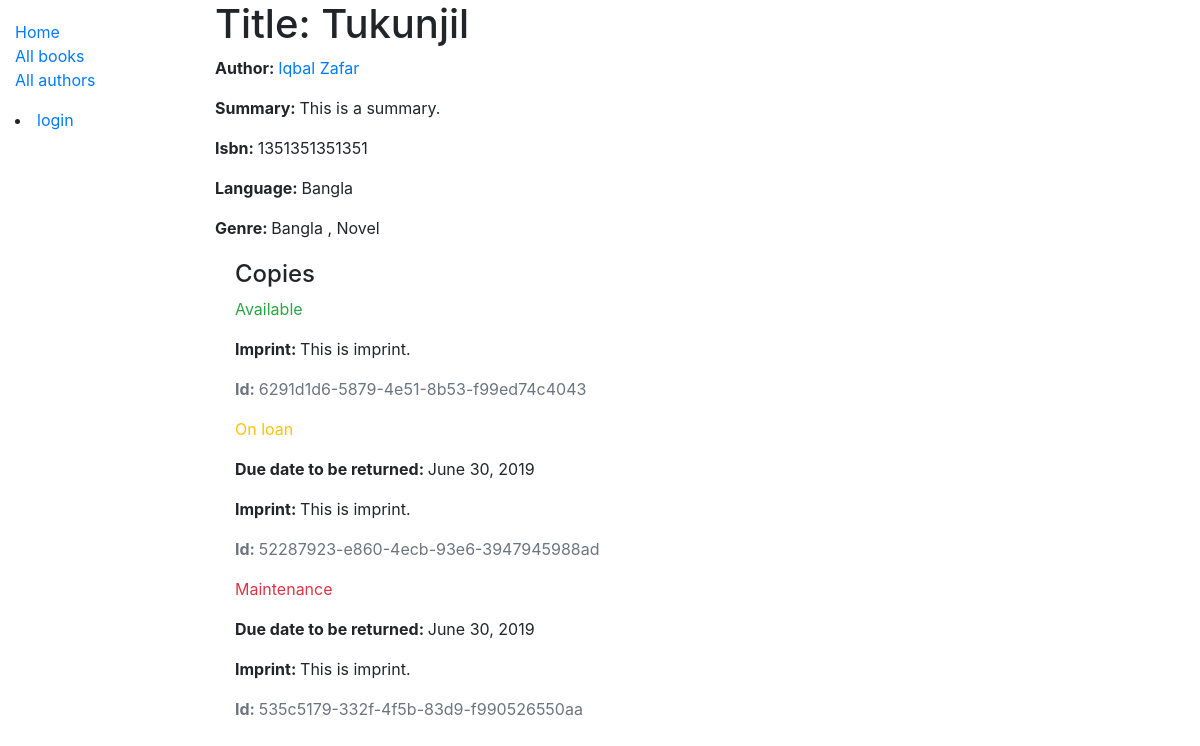
Before: /catalog/book/1 with the older database file.
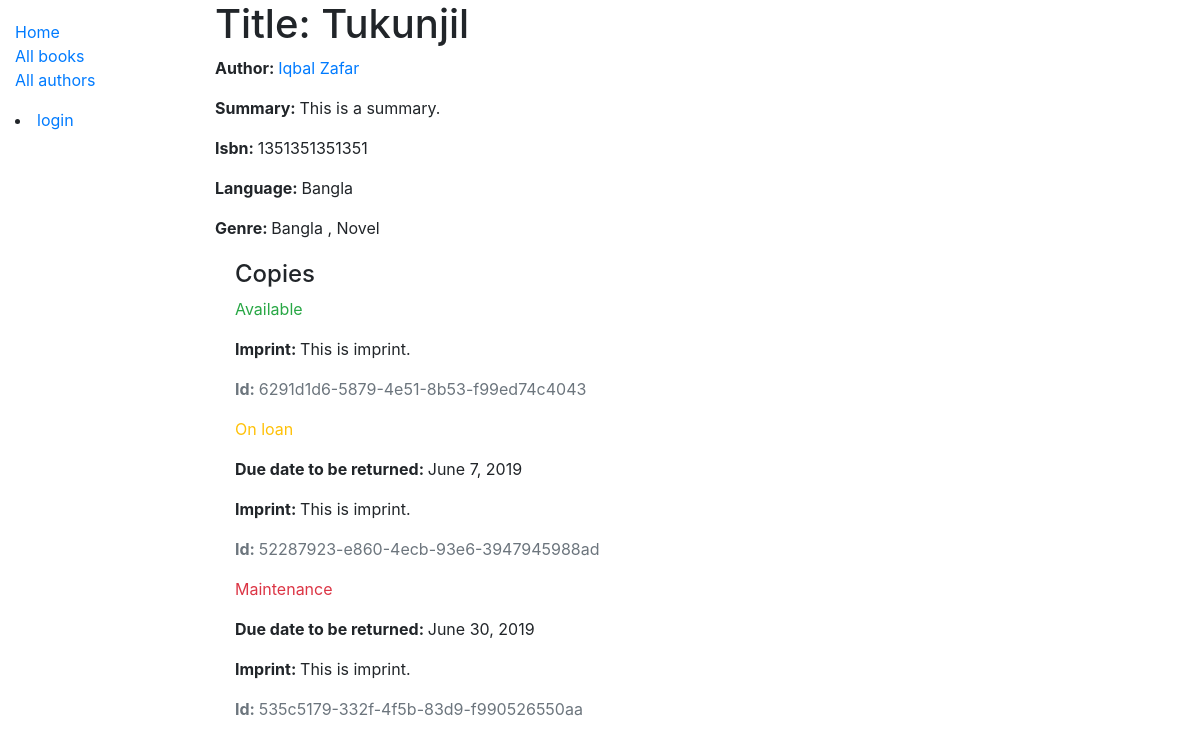
After: the same page with the newer database file.
### catalog/models.py (models this page shows, shortened)
class Book(models.Model):
    title = models.CharField(max_length=200, help_text='Enter the title of the book')
    author = models.ForeignKey(Author, on_delete=models.SET_NULL, null=True)
    summary = models.CharField(max_length=1000, help_text='Enter a brief description of the book')
    isbn = models.CharField('ISBN', max_length=13,
                            help_text='13 Character <a href="https://www.isbn-international.org/'
                                        'content/what-isbn">ISBN number</a>')
    genre = models.ManyToManyField(Genre, help_text='Select a genre for this book')
    language = models.ForeignKey('Language', on_delete=models.SET_NULL, null=True)
    def display_genre(self):
        return ', '.join(genre.name for genre in self.genre.all()[:3])
    display_genre.short_description = 'Genre'

class Author(models.Model):
    first_name = models.CharField(max_length=100)
    last_name = models.CharField(max_length=100)
    date_of_birth = models.DateField(null=True, blank=True)
    date_of_death = models.DateField('Died', null=True, blank=True)
    class Meta:
        ordering = ['last_name', 'first_name']
    def __str__(self):
        return f'{self.last_name} {self.first_name}'

class Language(models.Model):
    name = models.CharField(max_length=200,
                            help_text="Enter the book's natural language (e.g. English, French, Japanese etc.)")
    def __str__(self):
        return self.name

class Genre(models.Model):
    name = models.CharField(max_length=200, help_text='Enter a book genre(e.g. Science Fiction')
    def __str__(self):
        return self.name

class BookInstance(models.Model):
    id = models.UUIDField(primary_key=True, default=uuid.uuid4, help_text='Unique ID for this particular book across whole library')
    book = models.ForeignKey(Book, on_delete=models.SET_NULL, null=True)
    imprint = models.CharField(max_length=200)
    due_back = models.DateField(null=True, blank=True)
    borrower = models.ForeignKey(User, on_delete=models.SET_NULL, null=True, blank=True)
    LOAN_STATUS = (
        ('m', 'Maintenance'),
        ('o', 'On loan'),
        ('a', 'Available'),
        ('r', 'Reserved'),
    )
    status = models.CharField(
        max_length=1,
        choices=LOAN_STATUS,
        blank=True,
        default='m',
        help_text='Book availability',
    )
    class Meta:
        ordering = ['due_back']
        permissions = (('can_mark_returned', 'Set book as returned'),)

### catalog/views.py (the view)
# urls.py: path('book/<int:pk>', views.BookDetailView.as_view(), name='book-detail'),
class BookDetailView(generic.DetailView):
    model = Book

### catalog/templates/catalog/book_detail.html
{% extends 'base_generic.html' %}
{% block content %}
    <h1>Title: {{ book.title }}</h1>
    <p><strong>Author: </strong><a href="{% url 'author-detail' book.author.pk %}">{{ book.author }}</a></p>
    <p><strong>Summary: </strong> {{ book.summary }}</p>
    <p><strong>Isbn: </strong> {{ book.isbn }}</p>
    <p><strong>Language: </strong> {{ book.language }}</p>
    <p><strong>Genre: </strong> {% for genre in book.genre.all %} {{ genre }} {% if not forloop.last %},{% endif %} {% endfor %} </p>
    <div style="margin-left:20px; margin-top:20px">
        <h4>Copies</h4>
        {% for copy in book.bookinstance_set.all %}
            <p class="{% if copy.status == 'a' %}text-success{% elif copy.status == 'm' %}text-danger{% else %}text-warning{% endif %}">{{ copy.get_status_display }}</p>
            {% if copy.status != 'a' %}
                <p><strong>Due date to be returned: </strong>{{ copy.due_back }}</p>
            {% endif %}
            <p><strong>Imprint: </strong>{{ copy.imprint }}</p>
            <p class="text-muted"><strong>Id: </strong>{{ copy.id }}</p>
        {% endfor %}
    </div>
{% endblock %}

### catalog/templates/base_generic.html (shortened to what this page needs)
<!DOCTYPE html>
<html lang="en">
<head>
  <link rel="stylesheet" href="https://stackpath.bootstrapcdn.com/bootstrap/4.1.3/css/bootstrap.min.css">
  {% load static %}
  <link rel="stylesheet" href="{% static 'css/styles.css' %}">
</head>
<body>
  <div class="container-fluid">
    <div class="row">
      <div class="col-sm-2">
      {% block sidebar %}
        <ul class="sidebar-nav">
          <li><a href="{% url 'index' %}">Home</a></li>
          <li><a href="{% url 'books' %}">All books</a></li>
          <li><a href="{% url 'authors' %}">All authors</a></li>
        </ul>
        {% if user.is_authenticated %}
            <li>User: {{ user.get_username }}</li>
            <li><a href="{% url 'my-borrowed' %}">My borrowed</a></li>
            <li><a href="{% url 'logout' %}?next={{ request.path }}">logout</a></li>
        {% else %}
            <li><a href="{% url 'login' %}?next={{ request.path }}">login</a></li>
        {% endif %}
     {% endblock %}
      </div>
      <div class="col-sm-10 ">
          {% block content %}
          {% endblock %}
      </div>
    </div>
  </div>
</body>
</html>

### catalog/static/css/styles.css (style rules this page uses)
.sidebar-nav { margin-top: 20px; padding: 0; list-style: none; }

Changed rows visible on the page:
changed BookInstance "On loan": due_back "June 30, 2019" → "June 7, 2019"
